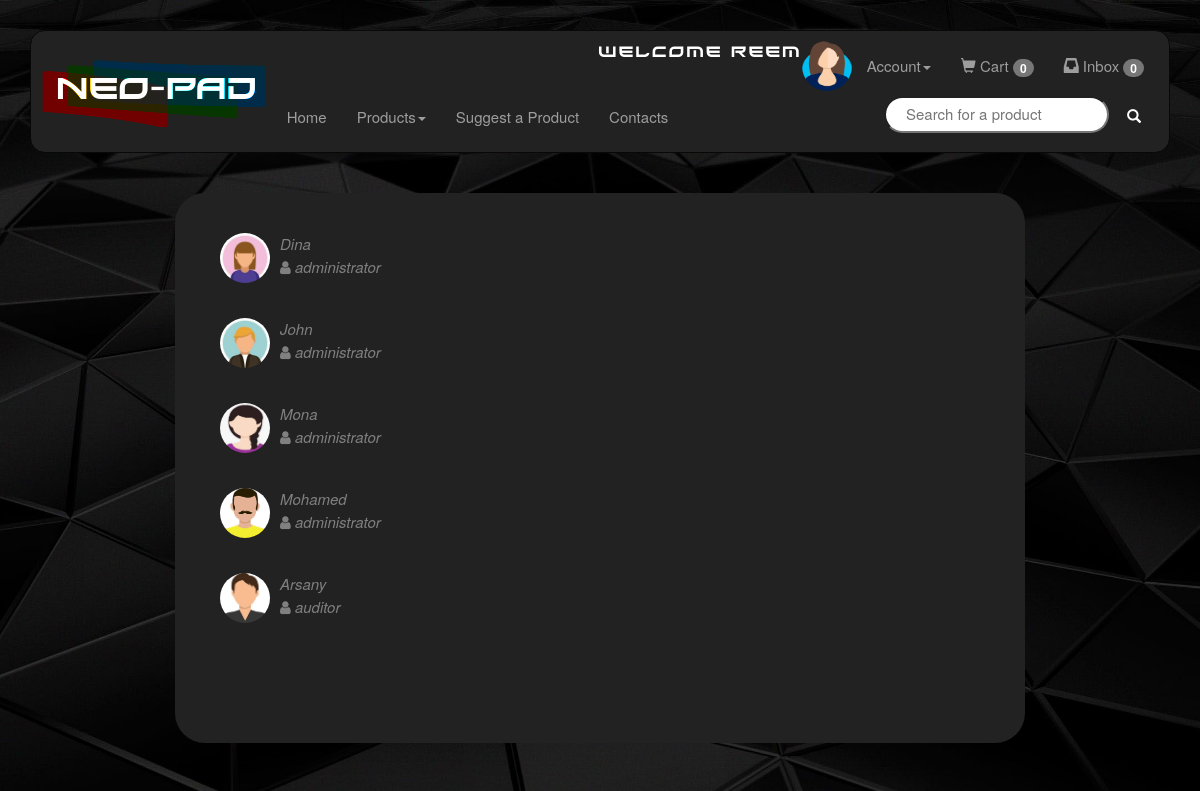
Screenshot of /Chat.php (signed in) with the database file from the repository.
### tables this page shows
CREATE TABLE `message` (
  `messageID` int(10) UNSIGNED NOT NULL,
  `senderID` int(10) UNSIGNED NOT NULL,
  `recepientID` int(10) UNSIGNED NOT NULL,
  `auditorFlag` tinyint(1) DEFAULT NULL,
  `messageText` text DEFAULT NULL,
  `readStatus` tinyint(1) NOT NULL
);

CREATE TABLE `users` (
  `id` int(10) UNSIGNED NOT NULL,
  `username` varchar(30) NOT NULL,
  `password` varchar(225) NOT NULL,
  `email` varchar(50) NOT NULL,
  `address` varchar(50) DEFAULT NULL,
  `imagePath` varchar(255) DEFAULT NULL,
  `userType` varchar(15) NOT NULL
);

### Chat.php (the view, shortened to what this page needs)
<html>
    <head>
    </head>
    <body>
<?php
        include "Menu.php";
        function dbException($queryResult){
            return true;
        }
        $conn = new mysqli("localhost","root","", "project");
        $sql="SELECT * FROM message, users WHERE ( (senderID='".$_SESSION['id']."') OR ( recepientID='".$_SESSION['id']."') ) AND SenderID=users.id";
        ?>
        <div class="container">
            <div class="card">
                <div class="chat-card">
                    <div class="people-list-container">
                        <?php
                        $plist_sql= $sql;
                        $plist_result = mysqli_query($conn,$plist_sql);
                        $id_arr=array();
                        while($plist_row = $plist_result->fetch_assoc()){
                            if($plist_row['id'] != $_SESSION['id']){
                                $repeated=false;
                                for($i=0;$i<sizeof($id_arr);$i++){
                                    if($id_arr[$i]==$plist_row['id']){
                                        $repeated=true;
                                        break;
                                    }
                                }
                                if($repeated==false){
                                    $id_arr[]=$plist_row['id'];
                                    ?>
                                    <a href="Chat.php?id=<?php echo $plist_row['id']?>">
                                        <ul class="people-list list-unstyled">
                                            <li>
                                                <img src="<?php echo $plist_row['imagePath'];?>" alt="profile picture" class="people-list-img img-circle">
                                                <?php
                                        $unread_sql = "SELECT COUNT('messageID') as unread_messages FROM message WHERE readStatus='0' AND SenderID=".$plist_row['id']." AND recepientID=".$_SESSION['id'];
                                        $unread_sql_result = mysqli_query($conn,$unread_sql);
                                        try{
                                            dbException($unread_sql_result);
                                        }
                                        catch(Exception $e){
                                            printf("Database Error: %s\n", mysqli_error($conn));
                                            die();
                                        }
                                        $unread_messages = $unread_sql_result->fetch_assoc();
                                        if($unread_messages['unread_messages']==0){
                                            ?>
                                                <div class="people-list-about read">
                                            <?php
                                        }
                                        else{
                                            ?>
                                                <div class="people-list-about unread">
                                            <?php
                                        }
                                        ?>
                                                    <?php echo $plist_row['username'];?>
                                                    <br>
                                                    <i class="fa fa-user"></i> <?php echo $plist_row['userType']; ?>
                                                </div>
                                            </li>
                                        </ul>
                                    </a>
                                    <?php
                                }
                            }
                            else{
                                $plist_exc_sql = "SELECT * FROM  message, users WHERE messageID=".$plist_row['messageID']." AND users.id=".$plist_row['recepientID'];
                                $plist_exc_result = mysqli_query($conn,$plist_exc_sql);
                                if($plist_exc_row = $plist_exc_result->fetch_assoc()){
                                    $repeated=false;
                                    if($repeated==false){
                                        $id_arr[]=$plist_exc_row['id'];
                                        ?>
                                        <a href="Chat.php?id=<?php echo $plist_exc_row['id']?>">
                                        <ul class="list-unstyled people-list">
                                            <li>
                                                <img src="<?php echo $plist_exc_row['imagePath'];?>" alt="profile picture" class="people-list-img img-circle">
                                                <?php
                                        $unread_sql = "SELECT COUNT('messageID') as unread_messages FROM message WHERE readStatus='0' AND recepientID=".$_SESSION['id']." AND senderID=".$plist_exc_row['id'];
                                        $unread_sql_result = mysqli_query($conn,$unread_sql);
                                        $unread_messages = $unread_sql_result->fetch_assoc();
                                        if($unread_messages['unread_messages']==0){
                                            ?>
                                                <div class="people-list-about read">
                                            <?php
                                        }
                                        else{
                                            ?>
                                                <div class="people-list-about unread">
                                            <?php
                                        }
                                        ?>
                                                        <?php echo $plist_exc_row['username'];?>
                                                        <br>
                                                        <i class="fa fa-user"></i> <?php echo $plist_exc_row['userType']; ?>
                                                    </div>
                                                    <br>
                                                </li>
                                            </ul>
                                        </a>
                                        <?php
                                    }
                                }
                            }
                        }
                        ?>
                    </div>
                </div>
            </div>
        </div>
    </body>
</html>

### Style.css (style rules this page uses)
body { margin: 30px; background: black; color: white; line-height: 1.5; font-size: 15px; background-image: url(resources/images/style/background/bg.jpg); background-position: center; background-repeat:no-repeat; background-size:cover; }
a { color: unset; }
a:visited, a:link, a:active { color: grey; text-decoration: none; }
.chat-card { padding:10px; display: flex; width: 850px; height: 550px; }
.people-list-container { padding: 20px; width: 300px; height: inherit; overflow-x: hidden; overflow-y:auto; }
.people-list li { padding: 10px 15px; height: 75px; }
.people-list-img { float: left; width: 50px; height: 50px; }
.people-list-about { float: left; padding-left: 10px }
.read { font-style:italic; }
.container { width: fit-content; height: fit-content; }
.card { background: #222; margin:20px; border-radius: 3rem; }

### rows the page displays
message: recepientID.imagePath (picture), recepientID.username "Dina", recepientID.userType "administrator"
message: recepientID.imagePath (picture), recepientID.username "John", recepientID.userType "administrator"
message: recepientID.imagePath (picture), recepientID.username "Mona", recepientID.userType "administrator"
message: recepientID.imagePath (picture), recepientID.username "Mohamed", recepientID.userType "administrator"
message: recepientID.imagePath (picture), recepientID.username "Arsany", recepientID.userType "auditor"

### other values shown
$_SESSION['username'] "Reem"
$cart_items_row['cartItems'] "0"
$inbox_notif_row['unread_messages'] "0"
